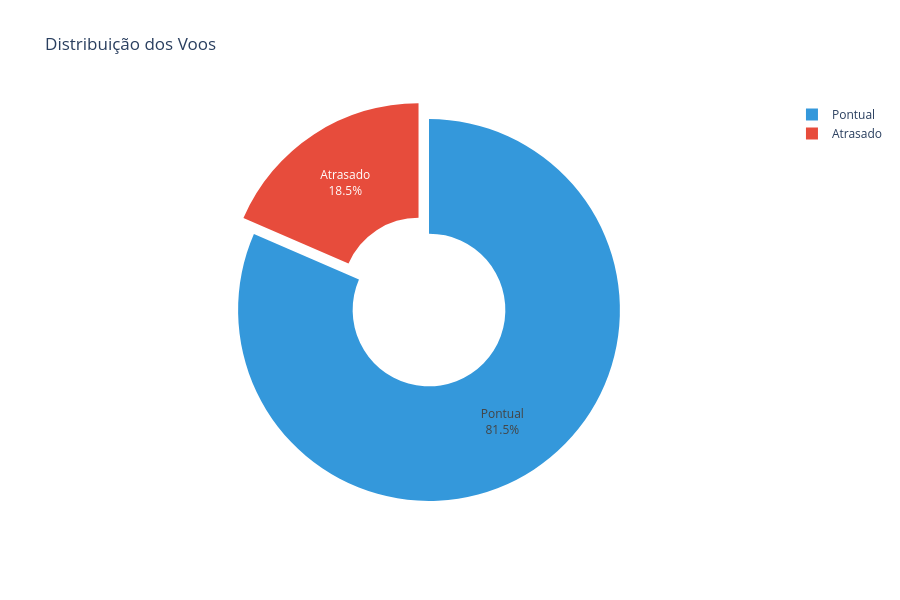

The notebook cell saved with this chart:
### Markdown cell above
Qual é a distribuição na base entre voos atrasados e pontuais?

### Code cell
df_balance = df_curated['IS_DELAYED'].value_counts().reset_index()
df_balance.columns = ['TARGET_STATUS', 'COUNT']
df_balance['STATUS_NAME'] = df_balance['TARGET_STATUS'].map({0: 'Pontual', 1: 'Atrasado'})

fig = px.pie(
    df_balance, 
    values='COUNT', 
    names='STATUS_NAME', 
    title='Distribuição dos Voos',
    color='STATUS_NAME',
    color_discrete_map={'Pontual': '#3498db', 'Atrasado': '#e74c3c'},
    hole=0.4
)
fig.update_traces(
    textinfo='percent+label',
    pull=[0, 0.1]
)
fig.update_layout(
    template='plotly_white',
    height=600, 
)
fig.show()

### Figure 1 — Plotly figure (JSON) as saved in the notebook; plotly's stock layout.template omitted (floating-point values rounded to 4 significant figures)
{"data": [{"customdata": [["Pontual"], ["Atrasado"]], "domain": {"x": [0, 1], "y": [0, 1]}, "hole": 0.4, "hovertemplate": "STATUS_NAME=%{customdata[0]}<br>COUNT=%{value}<extra></extra>", "labels": ["Pontual", "Atrasado"], "legendgroup": "", "marker": {"colors": ["#3498db", "#e74c3c"]}, "name": "", "pull": [0, 0.1], "showlegend": true, "textinfo": "percent+label", "type": "pie", "values": [4257127, 964873]}], "layout": {"height": 600, "legend": {"tracegroupgap": 0}, "title": {"text": "Distribuição dos Voos"}}}
